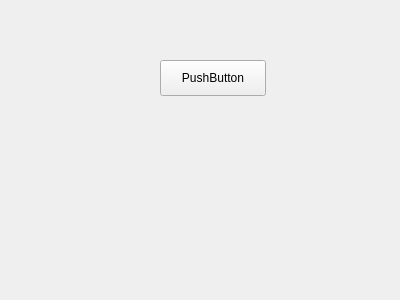
<?xml version="1.0" encoding="UTF-8"?>
<ui version="4.0">
 <class>thread</class>
 <widget class="QWidget" name="thread">
  <property name="geometry">
   <rect>
    <x>0</x>
    <y>0</y>
    <width>400</width>
    <height>300</height>
   </rect>
  </property>
  <property name="windowTitle">
   <string>thread</string>
  </property>
  <widget class="QPushButton" name="pushButton">
   <property name="geometry">
    <rect>
     <x>160</x>
     <y>60</y>
     <width>106</width>
     <height>36</height>
    </rect>
   </property>
   <property name="text">
    <string>PushButton</string>
   </property>
  </widget>
 </widget>
 <layoutdefault spacing="6" margin="11"/>
 <resources/>
 <connections/>
</ui>
